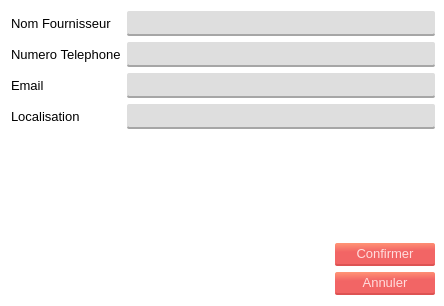
<?xml version="1.0" encoding="UTF-8"?>
<ui version="4.0">
 <class>Dialog</class>
 <widget class="QDialog" name="Dialog">
  <property name="windowModality">
   <enum>Qt::ApplicationModal</enum>
  </property>
  <property name="geometry">
   <rect>
    <x>0</x>
    <y>0</y>
    <width>444</width>
    <height>306</height>
   </rect>
  </property>
  <property name="windowTitle">
   <string>Dialog</string>
  </property>
  <property name="styleSheet">
   <string notr="true">*{
	font: 10pt;
}
#Dialog{
	
	background-color: rgb(255, 255, 255);
	font: 10pt;
}

.QPushButton{
	border-radius: 2;
	background-color: qlineargradient(spread:pad, x1:0.548, y1:1, x2:0.469455, y2:0, stop:0.627119 rgba(242, 101, 101, 255), stop:1 rgba(255, 146, 117, 255));
	border-bottom: 2px solid;
	border-bottom-color:rgb(221, 83, 83);
	padding: 3px 16px;
	color:rgb(255, 221, 221);	
	font: 10pt;
}
.QPushButton:pressed{
	background-color: rgb(220, 91, 91);
	border-bottom-color: rgb(194, 73, 73);
}

.QLineEdit, .QTextEdit{
	border-radius: 2;
	border-bottom: 2px solid rgb(166, 166, 166);
	font: 10pt;
	padding: 3px 6px;
	
	background-color:rgb(222, 222, 222);
}

.QComboBox{
	border-radius: 2;
	background-color:rgb(222, 222, 222);
	border: none;
	padding: 3px 6px;
	border-bottom: 2px solid rgb(166, 166, 166);
}
.QComboBox::drop-down{
	 subcontrol-origin: padding;
    subcontrol-position: top right;
	
	border-left-width: 1px;
    border-left-color: darkgray;
    border-left-style: solid;
}
QComboBox:!editable:on, QComboBox::drop-down:editable:on {
    background: qlineargradient(x1: 0, y1: 0, x2: 0, y2: 1,
                                stop: 0 #D3D3D3, stop: 0.4 #D8D8D8,
                                stop: 0.5 #DDDDDD, stop: 1.0 #E1E1E1);
}</string>
  </property>
  <property name="modal">
   <bool>true</bool>
  </property>
  <layout class="QGridLayout" name="gridLayout">
   <property name="rightMargin">
    <number>9</number>
   </property>
   <property name="spacing">
    <number>6</number>
   </property>
   <item row="0" column="0" colspan="2">
    <layout class="QFormLayout" name="formLayout">
     <property name="horizontalSpacing">
      <number>6</number>
     </property>
     <property name="verticalSpacing">
      <number>6</number>
     </property>
     <item row="0" column="0">
      <widget class="QLabel" name="label">
       <property name="minimumSize">
        <size>
         <width>100</width>
         <height>0</height>
        </size>
       </property>
       <property name="text">
        <string>Nom Fournisseur</string>
       </property>
       <property name="textInteractionFlags">
        <set>Qt::LinksAccessibleByKeyboard|Qt::LinksAccessibleByMouse</set>
       </property>
      </widget>
     </item>
     <item row="0" column="1">
      <widget class="QLineEdit" name="nom">
       <property name="enabled">
        <bool>false</bool>
       </property>
       <property name="whatsThis">
        <string>Matricule</string>
       </property>
       <property name="frame">
        <bool>true</bool>
       </property>
       <property name="dragEnabled">
        <bool>false</bool>
       </property>
       <property name="clearButtonEnabled">
        <bool>true</bool>
       </property>
      </widget>
     </item>
     <item row="1" column="0">
      <widget class="QLabel" name="label_2">
       <property name="minimumSize">
        <size>
         <width>100</width>
         <height>0</height>
        </size>
       </property>
       <property name="text">
        <string>Numero Telephone</string>
       </property>
      </widget>
     </item>
     <item row="1" column="1">
      <widget class="QLineEdit" name="tel">
       <property name="clearButtonEnabled">
        <bool>true</bool>
       </property>
      </widget>
     </item>
     <item row="2" column="0">
      <widget class="QLabel" name="label_3">
       <property name="minimumSize">
        <size>
         <width>100</width>
         <height>0</height>
        </size>
       </property>
       <property name="text">
        <string>Email</string>
       </property>
      </widget>
     </item>
     <item row="2" column="1">
      <widget class="QLineEdit" name="mail">
       <property name="clearButtonEnabled">
        <bool>true</bool>
       </property>
      </widget>
     </item>
     <item row="3" column="0">
      <widget class="QLabel" name="label_5">
       <property name="minimumSize">
        <size>
         <width>100</width>
         <height>0</height>
        </size>
       </property>
       <property name="text">
        <string>Localisation</string>
       </property>
      </widget>
     </item>
     <item row="3" column="1">
      <widget class="QLineEdit" name="loc">
       <property name="clearButtonEnabled">
        <bool>true</bool>
       </property>
      </widget>
     </item>
    </layout>
   </item>
   <item row="2" column="1">
    <widget class="QPushButton" name="confirmer_button">
     <property name="maximumSize">
      <size>
       <width>100</width>
       <height>16777215</height>
      </size>
     </property>
     <property name="text">
      <string>Confirmer</string>
     </property>
    </widget>
   </item>
   <item row="1" column="1">
    <spacer name="verticalSpacer">
     <property name="orientation">
      <enum>Qt::Vertical</enum>
     </property>
     <property name="sizeHint" stdset="0">
      <size>
       <width>20</width>
       <height>40</height>
      </size>
     </property>
    </spacer>
   </item>
   <item row="3" column="1">
    <widget class="QPushButton" name="pushButton_2">
     <property name="maximumSize">
      <size>
       <width>100</width>
       <height>16777215</height>
      </size>
     </property>
     <property name="text">
      <string>Annuler</string>
     </property>
    </widget>
   </item>
  </layout>
 </widget>
 <resources/>
 <connections>
  <connection>
   <sender>pushButton_2</sender>
   <signal>clicked()</signal>
   <receiver>Dialog</receiver>
   <slot>close()</slot>
   <hints>
    <hint type="sourcelabel">
     <x>303</x>
     <y>227</y>
    </hint>
    <hint type="destinationlabel">
     <x>85</x>
     <y>219</y>
    </hint>
   </hints>
  </connection>
 </connections>
</ui>
